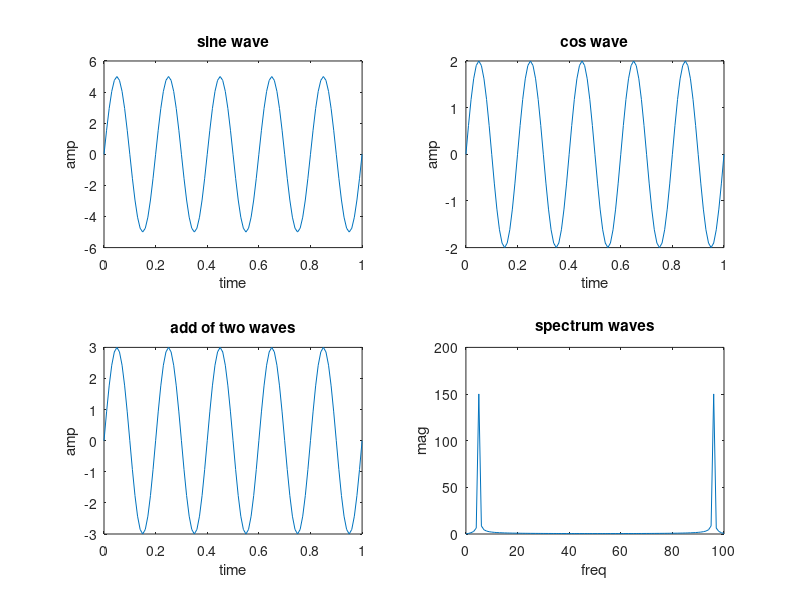

This chart was generated by the following MATLAB code:
clc;
close all;
clear all;
t=0:0.01:1;
fs=0:1:100;
f1=input('enter the frequency');
f2=input('enter the frequency');
t1=2*pi*f1*t;
t2=2*pi*f2*t;
x1=5*sin(t1);
x2=2*sin(t2);
x3=x1-x2;
subplot(2,2,1);
plot(t,x1);
xlabel('time');
ylabel('amp');
title('sine wave');
subplot(2,2,2);
plot(t,x2);
xlabel('time');
ylabel('amp');
title('cos wave');
subplot(2,2,3);
plot(t,x3);
xlabel('time');
ylabel('amp');
title('add of two waves');
y=fft(x3);
subplot(2,2,4);
plot(fs,abs(y));
xlabel('freq');
ylabel('mag');
title('spectrum waves');
